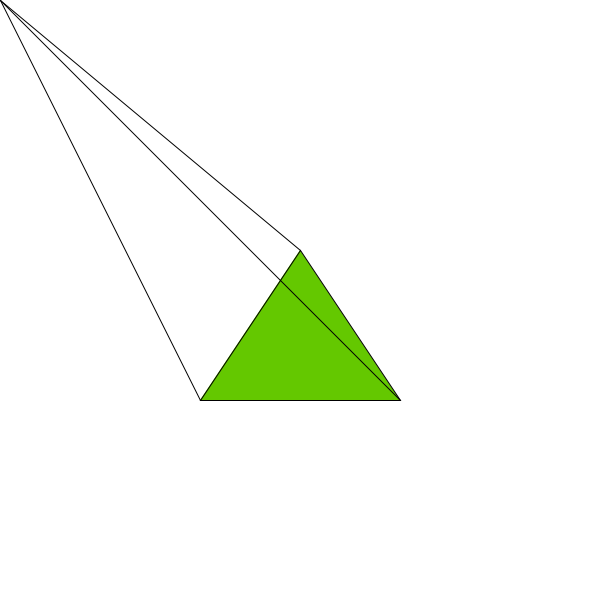
Frame 1 (no input)
Frame 60 (the mouse pressed at the canvas centre just before this capture): identical to frame 1, image omitted
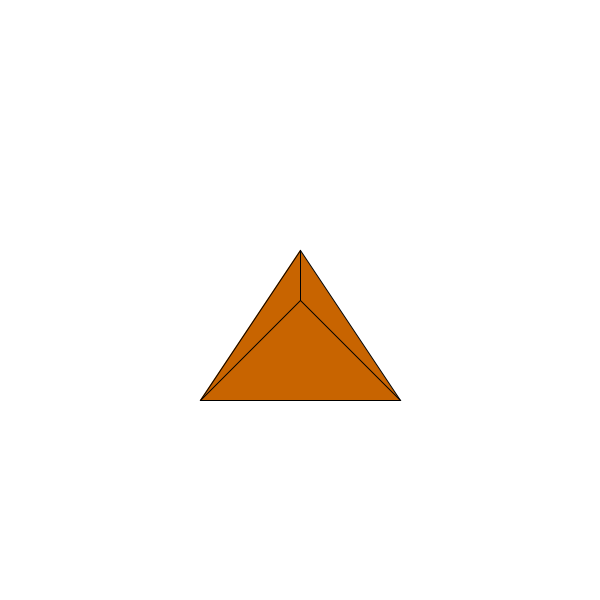
Frame 120 (the mouse held since frame 60 and released just before this capture)

The Processing sketch that drew these frames (run headless with seeded random() and noise(); from frame 60 on, the mouse is pressed at the canvas centre):

// Processing sketch: TrianglePointCollision
// ── TrianglePointCollision.pde
// tutorial http://www.jeffreythompson.org/collision-detection/tri-point.php
PVector triangle1;
PVector triangle2;
PVector triangle3;
boolean collision = false;

void setup(){
  triangle1 = new PVector(300, 250);
  triangle2 = new PVector(200, 400);
  triangle3 = new PVector(400, 400);
  
  size(600,600);
  frameRate(10);
  
}


void draw(){
  // set mouse Position
  PVector mouseP = new PVector(mouseX, mouseY);
  
  // calculate the collision
  float areaOriginal = calculateArea(triangle1, triangle2, triangle3);
  float area1 = calculateArea(mouseP, triangle1, triangle2);
  float area2 = calculateArea(mouseP, triangle2, triangle3);
  float area3 = calculateArea(mouseP, triangle3, triangle1);
  float areaCombined = area1 + area2 + area3;
  
  if(areaCombined == areaOriginal){
    collision = true;
  }
  else{
    collision = false;
  }
  
  // draw triangle
  background(255,255,255);
  if(collision == true){
    fill(200,100,0);
  }
  else{
    fill(100,200,0);
  }
  triangle(triangle1.x, triangle1.y, triangle2.x, triangle2.y,triangle3.x, triangle3.y);
  fill(0,200,0);
  line(mouseP.x, mouseP.y, triangle1.x, triangle1.y);
  line(mouseP.x, mouseP.y, triangle2.x, triangle2.y);
  line(mouseP.x, mouseP.y, triangle3.x, triangle3.y);
  
  
}

// calculate the are from 3 given point of a triangle
float calculateArea(PVector t1, PVector t2, PVector t3){
  float area = abs( (t2.x - t1.x)*(t3.y - t1.y) - (t3.x - t1.x)*(t2.y - t1.y) );
  return area;
}
